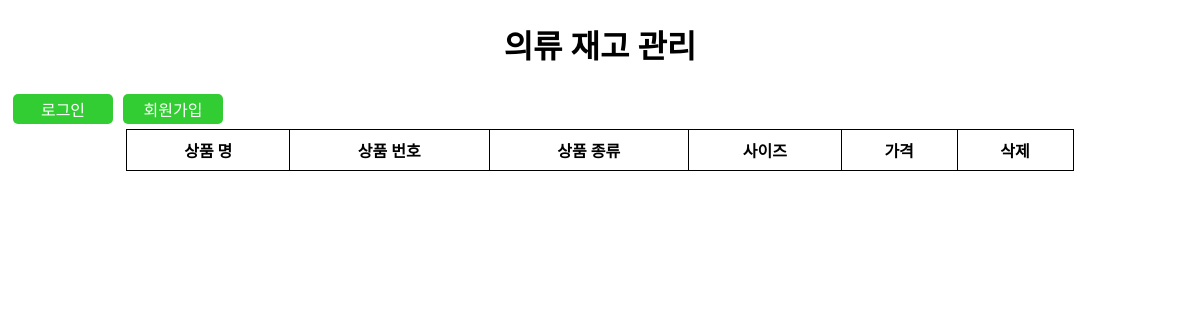
The app's page /, older data.
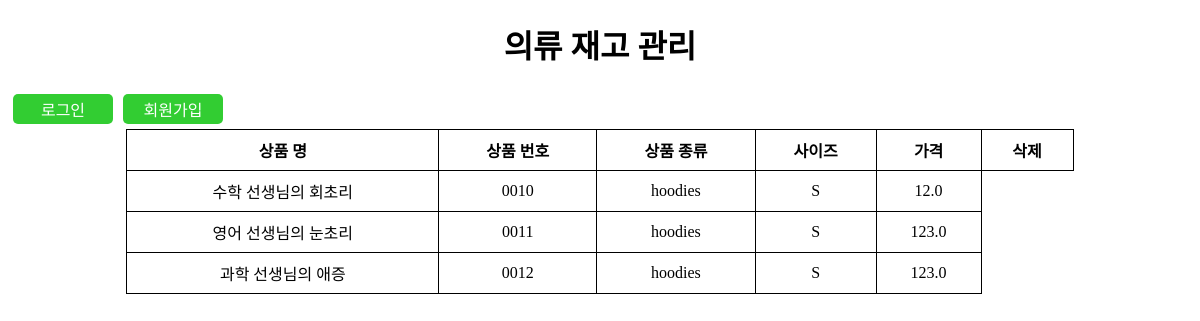
The same page, newer data.
### base/models.py (models this page shows)
class Product(models.Model):
    class Meta:
        db_table = "product"
    author = models.ForeignKey(UserModel, on_delete=models.CASCADE)
    code = models.CharField(max_length=5)
    name = models.CharField(max_length=20)
    type = models.CharField(max_length=200)
    price = models.FloatField(null=True, default=0)
    sizes = (
        ('S', 'Small'),
        ('M', 'Medium'),
        ('L', 'Large'),
        ('F', 'Free'),
    )
    size = models.CharField(choices=sizes, max_length=1)

### base/views.py (the view)
# urls.py: path('',include('base.urls')), # base app url 연결
def base(request):
    products = Product.objects.all()
    return render(request, 'base.html',{'products':products})

### templates/base.html (shortened to what this page needs)
<!DOCTYPE html>
<html>
<head>
</head>
<body>
<div style="text-align: center">
    <h1>의류 재고 관리</h1>
</div>
<div style="display: flex">
    {% if not user.is_authenticated %}
        <a href="/sign-in">
            <div class="btn">로그인</div>
        </a>
        <a href="/sign-up">
            <div class="btn">회원가입</div>
        </a>
    {% endif %}
</div>
<table>
    <thead>
    <tr>
        <th>상품 명</th>
        <th>상품 번호</th>
        <th>상품 종류</th>
        <th>사이즈</th>
        <th>가격</th>
        <th>삭제</th>
    </tr>
    </thead>
    <tbody>
    {% for product in products %}
        <tr>
            <td>{{ product.name }}</td>
            <td>{{ product.code }}</td>
            <td>{{ product.type }}</td>
            <td>{{ product.size }}</td>
            <td>{{ product.price }}</td>
        </tr>
    {% endfor %}
    </tbody>
</table>
</body>
</html>

### templates/base.html (style rules this page uses)
table { width: 80%; margin: 0 auto; border-collapse: collapse; }
th, td { border: 1px solid black; padding: 8px; text-align: center; }
.btn { background-color: limegreen; color: white; text-align: center; width: 100px; height: 30px; border-radius: 5px; margin: 5px; text-decoration: none; display: flex; align-items: center; justify-content: center; }
a { text-decoration: none; }

Row changes from the older to the newer data that the page shows:
added Product: name "수학 선생님의 회초리", code "0010", type "hoodies", size "S", price "12.0"
added Product: name "영어 선생님의 눈초리", code "0011", type "hoodies", size "S", price "123.0"
added Product: name "과학 선생님의 애증", code "0012", type "hoodies", size "S", price "123.0"
